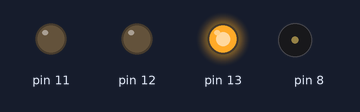
Recording of a sketch running on a simulated Arduino Uno, built with avr-gcc and run on an emulated ATmega328P. On the bench: output pins drawn as LEDs (lit = HIGH), buzzer (waves = sounding).

Above: at 2.0 s.
At 6.0 s:
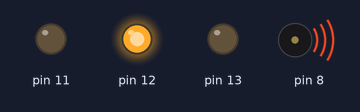
At 9.0 s:
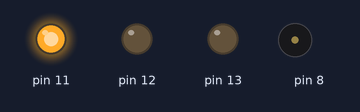
Timing chart, 0 to 13.0 s (numbered marks = the images above):
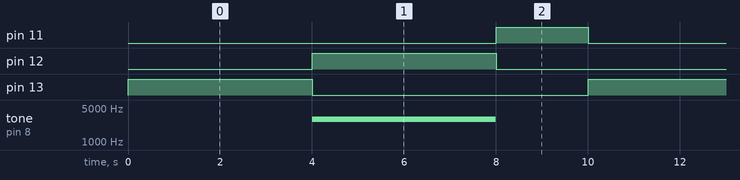

Measured:
- by itself, pin 11: alternates HIGH for 2.0 s and LOW for 8.0 s
- by itself, pin 12, pin 13: alternates HIGH for 4.0 s and LOW for 6.0 s
- by itself, tone on pin 8: alternates 2960 Hz for 4.0 s and silent for 6.0 s

The sketch:

sketch_oct5a_original.ino
```cpp
// C++ code
//
void setup()
{
  pinMode(13, OUTPUT);
  pinMode(12, OUTPUT);
  pinMode(11, OUTPUT);
  pinMode(8, OUTPUT);
}

void loop()
{
  digitalWrite(13, HIGH);
  digitalWrite(12, LOW);
  digitalWrite(11, LOW);
  delay(4000); // Wait for 4000 millisecond(s)
  tone(8, 2960, 4000); // play tone 90 (F#7 = 2960 Hz)
  digitalWrite(13, LOW);
  digitalWrite(12, HIGH);
  digitalWrite(11, LOW);
  delay(4000); // Wait for 4000 millisecond(s)
  digitalWrite(13, LOW);
  digitalWrite(12, LOW);
  digitalWrite(11, HIGH);
  delay(2000); // Wait for 2000 millisecond(s)
}
```
